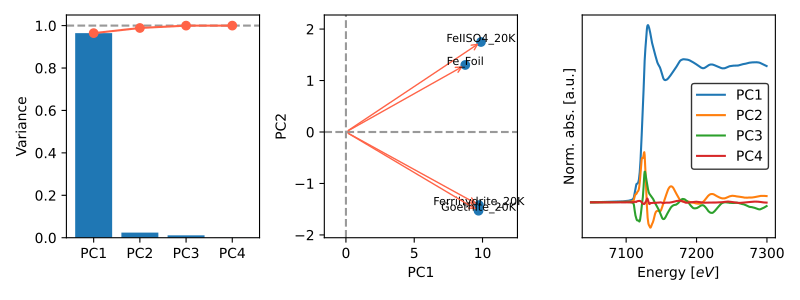

Write Python code to recreate this figure.
import matplotlib.pyplot as plt
from araucaria.testdata import get_testpath
from araucaria.xas import pre_edge
from araucaria.stats import pca
from araucaria.io import read_collection_hdf5
from araucaria.plot import fig_pca
fpath      = get_testpath('Fe_database.h5')
collection = read_collection_hdf5(fpath)
collection.apply(pre_edge)
model      = pca(collection, pca_region='xanes',
                 pca_range=[7050, 7300])
fig, axes = fig_pca(model, fontsize=8)
fig.tight_layout()
plt.show(block=False)
